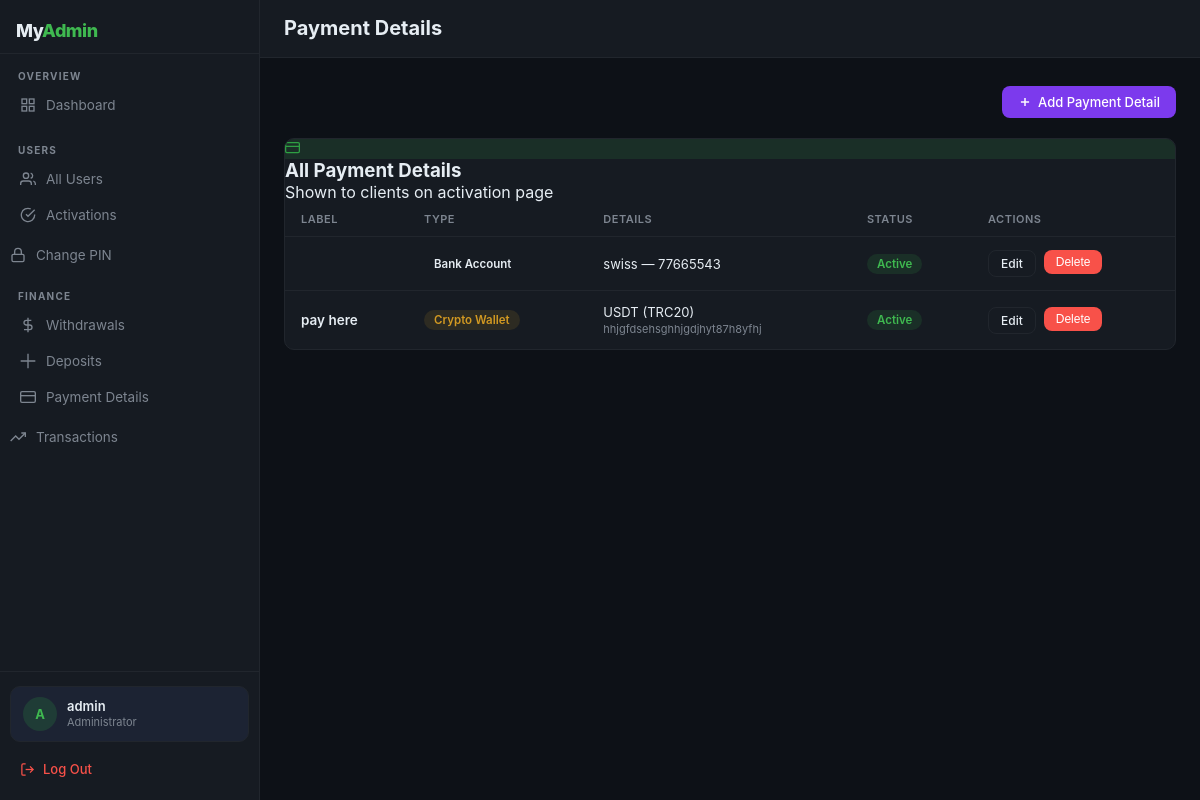
/admin-panel/payment-details/ (signed in), run on the app's committed database.
### USDT/models.py (models this page shows, shortened)
class User(AbstractUser):
    ROLE_CHOICES = (
        ('admin', 'Admin'),
        ('user', 'User'),
    )
    phone = models.CharField(max_length=20, blank=True)
    role = models.CharField(max_length=10, choices=ROLE_CHOICES, default='user')
    account_activated = models.BooleanField(default=False)
    date_of_birth = models.DateField(null=True, blank=True)
    address = models.TextField(blank=True)
    account_number = models.CharField(max_length=20, unique=True, blank=True)
    created_at = models.DateTimeField(auto_now_add=True)
    @property
    def is_admin_user(self):
        return self.role == 'admin'

class PaymentDetail(models.Model):
    TYPE_CHOICES = (
        ('bank', 'Bank Account'),
        ('crypto', 'Crypto Wallet'),
    )
    payment_type = models.CharField(max_length=10, choices=TYPE_CHOICES)
    label = models.CharField(max_length=100)
    is_active = models.BooleanField(default=True)
    created_by = models.ForeignKey(
        settings.AUTH_USER_MODEL,
        on_delete=models.SET_NULL,
        null=True, blank=True
    )
    created_at = models.DateTimeField(auto_now_add=True)
    bank_name = models.CharField(max_length=100, blank=True)
    account_name = models.CharField(max_length=100, blank=True)
    account_number = models.CharField(max_length=50, blank=True)
    bank_country = models.CharField(max_length=100, blank=True)
    routing_number = models.CharField(max_length=50, blank=True)
    swift_code = models.CharField(max_length=20, blank=True)
    iban = models.CharField(max_length=50, blank=True)
    crypto_currency = models.CharField(max_length=20, blank=True)
    crypto_network = models.CharField(max_length=30, blank=True)
    wallet_address = models.CharField(max_length=255, blank=True)
    label = models.CharField(max_length=100, blank=True)
    class Meta:
        ordering = ['-created_at']

### USDT/views.py (the view)
# urls.py: path('admin-panel/payment-details/', views.admin_payment_details, name='admin-payment-details'),
@admin_required
def admin_payment_details(request):
    details = PaymentDetail.objects.all()
    return render(request, 'admin/payment_details.html', {
        'details': details,
        'pending_activations_count': ActivationPayment.objects.filter(status='pending').count(),
        'pending_withdrawals_count': WithdrawalRequest.objects.filter(status='pending').count(),
    })

### USDT/context_processors.py (called while the page is built)
def admin_counts(request):
    if request.user.is_authenticated and request.user.is_admin_user:
        return {
            'pending_activations_count': ActivationPayment.objects.filter(status='pending').count(),
            'pending_withdrawals_count': WithdrawalRequest.objects.filter(status='pending').count(),
            'open_tickets_count': SupportTicket.objects.filter(status='open').count(),
        }
    return {}

### USDT/views.py (called while the page is built)
def admin_required(view_func):
    @functools.wraps(view_func)
    def wrapper(request, *args, **kwargs):
        if not request.user.is_authenticated:
            return redirect('admin-pin-login')
        if not request.user.is_admin_user:
            messages.error(request, 'Access denied.')
            return redirect('dashboard')
        return view_func(request, *args, **kwargs)
    return wrapper

### USDT/templates/admin/payment_details.html (shortened to what this page needs)
{% extends 'admin/base.html' %}
{% block page_title %}Payment Details{% endblock %}
{% block content %}
<div style="display:flex;justify-content:flex-end;margin-bottom:20px">
  <a href="{% url 'admin-add-payment-detail' %}" class="btn btn-purple" style="background:#7c3aed;color:#fff">
    <svg width="14" height="14" fill="none" viewBox="0 0 24 24" stroke="currentColor" stroke-width="2.5"><line x1="12" y1="5" x2="12" y2="19"/><line x1="5" y1="12" x2="19" y2="12"/></svg>
    Add Payment Detail
  </a>
</div>
<div class="card">
  <div class="card-header">
    <div class="ch-icon" style="background:var(--green-dim)"><svg width="15" height="15" fill="none" viewBox="0 0 24 24" stroke="var(--green)" stroke-width="2"><rect x="1" y="4" width="22" height="16" rx="2"/><line x1="1" y1="10" x2="23" y2="10"/></svg></div>
    <h3>All Payment Details</h3>
    <span class="ch-meta">Shown to clients on activation page</span>
  </div>
  <div class="card-body" style="padding:0">
    {% if details %}
    <table>
      <thead><tr><th>Label</th><th>Type</th><th>Details</th><th>Status</th><th>Actions</th></tr></thead>
      <tbody>
      {% for d in details %}
      <tr>
        <td style="font-weight:600">{{ d.label }}</td>
        <td><span class="badge {% if d.payment_type == 'bank' %}badge-sky{% else %}badge-amber{% endif %}">{{ d.get_payment_type_display }}</span></td>
        <td style="font-size:13px">
          {% if d.payment_type == 'bank' %}
            {{ d.bank_name }} — {{ d.account_number }}
          {% else %}
            {{ d.crypto_currency }} ({{ d.crypto_network }})<br>
            <span style="font-size:11px;color:var(--muted)">{{ d.wallet_address|truncatechars:30 }}</span>
          {% endif %}
        </td>
        <td>{% if d.is_active %}<span class="badge badge-green">Active</span>{% else %}<span class="badge badge-muted">Inactive</span>{% endif %}</td>
        <td>
          <div style="display:flex;gap:8px">
            <a href="{% url 'admin-edit-payment-detail' d.id %}" class="btn btn-sm btn-outline">Edit</a>
            <form method="post" action="{% url 'admin-delete-payment-detail' d.id %}" onsubmit="return confirm('Delete this payment detail?')">
              <button type="submit" class="btn btn-sm btn-red">Delete</button>
            </form>
          </div>
        </td>
      </tr>
      {% endfor %}
      </tbody>
    </table>
    {% else %}
    <div class="empty-state">No payment details added yet. Add one so clients can see where to pay.</div>
    {% endif %}
  </div>
</div>
{% endblock %}

### USDT/templates/admin/base.html (shortened to what this page needs)
<!DOCTYPE html>
<html lang="en">
<head>
</head>
<body>
<aside class="sidebar" id="sb">
  <div class="sidebar-head">
    <div class="brand">My<span>Admin</span></div>
  </div>
  <div class="nav-section">
    <div class="nav-label">Overview</div>
    <a href="{% url 'admin-dashboard' %}" class="nav-item {% block nav_dash %}{% endblock %}">
      <svg width="16" height="16" fill="none" viewBox="0 0 24 24" stroke="currentColor" stroke-width="2"><rect x="3" y="3" width="7" height="7"/><rect x="14" y="3" width="7" height="7"/><rect x="14" y="14" width="7" height="7"/><rect x="3" y="14" width="7" height="7"/></svg>
      Dashboard
    </a>
  </div>
  <div class="nav-section">
    <div class="nav-label">Users</div>
    <a href="{% url 'admin-dashboard' %}" class="nav-item {% block nav_users %}{% endblock %}">
      <svg width="16" height="16" fill="none" viewBox="0 0 24 24" stroke="currentColor" stroke-width="2"><path d="M17 21v-2a4 4 0 00-4-4H5a4 4 0 00-4 4v2"/><circle cx="9" cy="7" r="4"/><path d="M23 21v-2a4 4 0 00-3-3.87"/><path d="M16 3.13a4 4 0 010 7.75"/></svg>
      All Users
    </a>
    <a href="{% url 'admin-pending-activations' %}" class="nav-item {% block nav_act %}{% endblock %}">
      <svg width="16" height="16" fill="none" viewBox="0 0 24 24" stroke="currentColor" stroke-width="2"><path d="M22 11.08V12a10 10 0 11-5.93-9.14"/><polyline points="22 4 12 14.01 9 11.01"/></svg>
      Activations
    </a>
  </div>
  <a href="{% url 'admin-change-pin' %}" class="nav-item {% block nav_pin %}{% endblock %}">
    <svg width="16" height="16" fill="none" viewBox="0 0 24 24" stroke="currentColor" stroke-width="2"><rect x="3" y="11" width="18" height="11" rx="2"/><path d="M7 11V7a5 5 0 0110 0v4"/></svg>
   Change PIN
  </a>
  <div class="nav-section">
    <div class="nav-label">Finance</div>
    <a href="{% url 'admin-withdrawals' %}" class="nav-item {% block nav_wd %}{% endblock %}">
      <svg width="16" height="16" fill="none" viewBox="0 0 24 24" stroke="currentColor" stroke-width="2"><line x1="12" y1="1" x2="12" y2="23"/><path d="M17 5H9.5a3.5 3.5 0 000 7h5a3.5 3.5 0 010 7H6"/></svg>
      Withdrawals
    </a>
    <a href="{% url 'admin-deposits' %}" class="nav-item {% block nav_dp %}{% endblock %}">
      <svg width="16" height="16" fill="none" viewBox="0 0 24 24" stroke="currentColor" stroke-width="2"><path d="M12 1v22m11-11H1"/></svg>
      Deposits
    </a>
    <a href="{% url 'admin-payment-details' %}" class="nav-item {% block nav_pd %}{% endblock %}">
      <svg width="16" height="16" fill="none" viewBox="0 0 24 24" stroke="currentColor" stroke-width="2"><rect x="1" y="4" width="22" height="16" rx="2"/><line x1="1" y1="10" x2="23" y2="10"/></svg>
      Payment Details
    </a>
  </div>
  <a href="{% url 'admin-transactions' %}" class="nav-item {% block nav_tx %}{% endblock %}">
    <svg width="16" height="16" fill="none" viewBox="0 0 24 24" stroke="currentColor" stroke-width="2"><polyline points="23 6 13.5 15.5 8.5 10.5 1 18"/><polyline points="17 6 23 6 23 12"/></svg>
  Transactions
  </a>
  <div class="sidebar-foot">
    <div class="admin-card">
      <div class="av">{{ request.user.username|first|upper }}</div>
      <div>
        <div class="av-name">{{ request.user.username }}</div>
        <div class="av-role">Administrator</div>
      </div>
    </div>
    <a href="{% url 'logout' %}" class="signout">
      <svg width="15" height="15" fill="none" viewBox="0 0 24 24" stroke="currentColor" stroke-width="2"><path d="M9 21H5a2 2 0 01-2-2V5a2 2 0 012-2h4"/><polyline points="16 17 21 12 16 7"/><line x1="21" y1="12" x2="9" y2="12"/></svg>
      Log Out
    </a>
  </div>
</aside>
<div class="main">
  <header class="topbar">
    <div class="topbar-left">
      <div>
        <div class="page-title">{% block page_title %}Dashboard{% endblock %}</div>
      </div>
    </div>
  </header>
  <div class="content">
    {% block content %}{% endblock %}
  </div>
</div>
</body>
</html>

### USDT/templates/admin/base.html (style rules this page uses)
*,*::before,*::after { box-sizing:border-box;margin:0;padding:0 }
:root { --bg:#0d1117;--surface:#161b22;--surface2:#1c2333;--border:#21262d; --text:#e6edf3;--muted:#7d8590;--green:#2ea043;--green-dim:rgba(46,160,67,.15); --green-bright:#3fb950;--red:#f85149;--red-dim:rgba(248,81,73,.12); --amber:#d29922;--amber-dim:rgba(210,153,34,.12);--blue:#388bfd; --blue-dim:rgba(56,139,253,.12);--radius:10px;--sidebar-w:260px;--header-h:58px; }
body { font-family:-apple-system,BlinkMacSystemFont,'Segoe UI',sans-serif;background:var(--bg);color:var(--text);min-height:100vh;display:flex }
.sidebar { width:var(--sidebar-w);background:var(--surface);border-right:1px solid var(--border);position:fixed;top:0;left:0;bottom:0;display:flex;flex-direction:column;z-index:200;overflow-y:auto;transition:transform .3s }
.sidebar-head { padding:20px 16px 12px;border-bottom:1px solid var(--border);display:flex;align-items:center;justify-content:space-between }
.brand { font-size:18px;font-weight:800;color:var(--text);letter-spacing:-.5px }
.brand span { color:var(--green-bright) }
.nav-section { padding:16px 10px 4px }
.nav-label { font-size:10px;font-weight:700;text-transform:uppercase;letter-spacing:1.2px;color:var(--muted);padding:0 8px;margin-bottom:6px }
.nav-item { display:flex;align-items:center;gap:10px;padding:9px 10px;border-radius:8px;font-size:13.5px;color:var(--muted);text-decoration:none;margin-bottom:2px;transition:background .15s,color .15s;position:relative }
.nav-item svg { flex-shrink:0 }
.sidebar-foot { margin-top:auto;padding:14px 10px;border-top:1px solid var(--border) }
.admin-card { display:flex;align-items:center;gap:10px;padding:10px 12px;background:var(--surface2);border:1px solid var(--border);border-radius:10px;margin-bottom:10px }
.av { width:34px;height:34px;border-radius:50%;background:rgba(46,160,67,.2);color:var(--green-bright);display:flex;align-items:center;justify-content:center;font-size:13px;font-weight:700;flex-shrink:0 }
.av-name { font-size:13px;font-weight:600;line-height:1.2 }
.av-role { font-size:11px;color:var(--muted) }
.signout { display:flex;align-items:center;gap:8px;padding:9px 10px;border-radius:8px;font-size:13px;color:var(--red);text-decoration:none;font-weight:500;transition:background .15s }
.main { margin-left:var(--sidebar-w);flex:1;display:flex;flex-direction:column;min-height:100vh }
.topbar { height:var(--header-h);background:var(--surface);border-bottom:1px solid var(--border);display:flex;align-items:center;justify-content:space-between;padding:0 24px;position:sticky;top:0;z-index:100 }
.topbar-left { display:flex;align-items:center;gap:12px }
.page-title { font-size:20px;font-weight:700;color:var(--text) }
.content { padding:28px 24px;flex:1 }
.card { background:var(--surface);border:1px solid var(--border);border-radius:var(--radius);overflow:hidden;margin-bottom:20px }
.card-body { padding:20px }
table { width:100%;border-collapse:collapse;font-size:13.5px }
th { text-align:left;padding:10px 16px;font-size:11px;font-weight:600;text-transform:uppercase;letter-spacing:.5px;color:var(--muted);border-bottom:1px solid var(--border) }
td { padding:13px 16px;border-bottom:1px solid var(--border);vertical-align:middle }
tr:last-child td { border-bottom:none }
.badge { display:inline-flex;align-items:center;padding:3px 10px;border-radius:20px;font-size:11.5px;font-weight:600 }
.badge-green { background:var(--green-dim);color:var(--green-bright) }
.badge-amber { background:var(--amber-dim);color:var(--amber) }
.btn { display:inline-flex;align-items:center;gap:6px;padding:8px 16px;border-radius:8px;font-size:13px;font-weight:500;text-decoration:none;border:none;cursor:pointer;transition:opacity .15s,transform .1s }
.btn-red { background:var(--red);color:#fff }
.btn-outline { background:transparent;color:var(--text);border:1px solid var(--border) }
.btn-sm { padding:5px 12px;font-size:12px }

### data on the page
User: user.username|first "A", user.username "admin"
PaymentDetail: payment_type "Bank Account", bank_name "swiss", account_number "77665543", is_active "Active"
PaymentDetail: label "pay here", payment_type "Crypto Wallet", crypto_currency "USDT", crypto_network "TRC20", wallet_address "hhjgfdsehsghhjgdjhyt87h8yfhj", is_active "Active"
